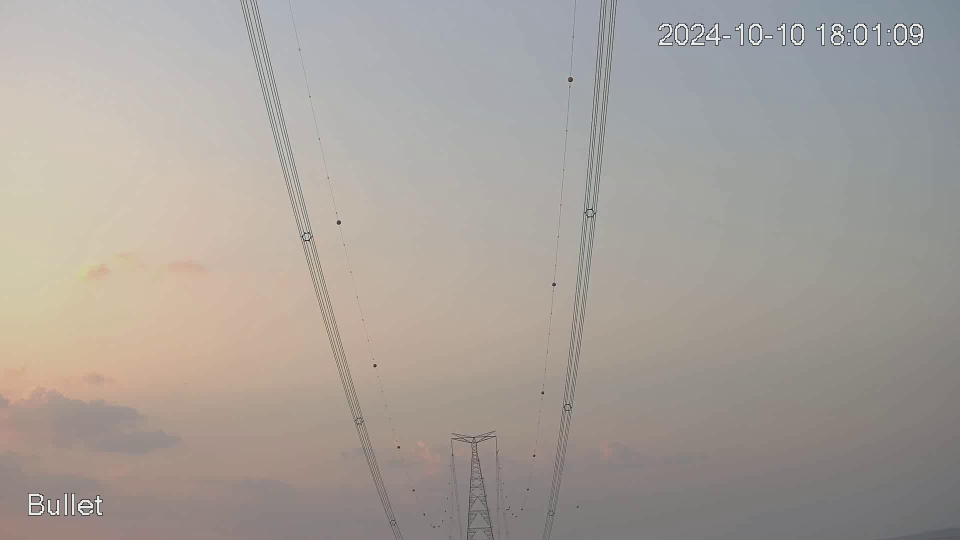
#> input picture foto3.jpg, 1920 x 1080 px, found by its file name (shown at 1/2 size)
$ jupyter execute --allow-errors calculate_balls_distance_draft.ipynb
#> lines starting #> are read from the running program, lines starting #| are printed output that depends on the picture; after the words box and inside, x2 and y2 are one past the last pixel; in counts of white or black regions, pixels touching at a corner belong together
[cell 1]
import cv2
import numpy as np
import time
import matplotlib.pyplot as plt

[cell 2]
# Parametros
filename = "foto3.jpg"

real_height = 400   # mm
image_height = 1080 # pixels
sensor_height = 5.4 # mm
focal_length = 18   # mm

def calculate_distance(radius):
    # https://photo.stackexchange.com/questions/12434/how-do-i-calculate-the-distance-of-an-object-in-a-photo
    dem = focal_length * real_height * image_height
    num = sensor_height * 2*radius

    distance_meters = dem/num/1000

    return distance_meters # meters

Faz o pre processamento da imagem para colocar nas funções de detecção de circulos

[cell 3]
# Read image.
img = cv2.imread(filename, cv2.IMREAD_COLOR)
#> img is the input picture: shape (1080, 1920, 3); mean B, G, R 154.1, 160, 166.5

def blur_image(img, kernel=3,ERO=False,DIL=False,kernel2=3):
    # blur image, and maybe Erode and Dilate

    # Convert to grayscale.
#> called with kernel = 3, ERO = False, DIL = False, kernel2 = 3
    if len(img.shape) > 2:
        img = cv2.cvtColor(img, cv2.COLOR_BGR2GRAY)
#> img: shape (1080, 1920)

    # Blur using kernel.
    gray_blurred = cv2.blur(img, (kernel, kernel))

    # gray_blurred = cv2.medianBlur(gray, 3)


    if ERO:
        ero = cv2.erode(gray_blurred, np.ones((kernel2 ,kernel2)))
        gray_blurred = ero
    if DIL:
        dil = cv2.dilate(gray_blurred, np.ones((kernel2,kernel2)))
        gray_blurred = dil

    return gray_blurred

processed_img = blur_image(img,kernel=3)

cv2.imshow('teste',processed_img)
plt.show()
cv2.waitKey()
cv2.destroyAllWindows()

[cell 4]
# TENTANDO VIA FILTRO DE COR
# Chutei uma cor para filtrar em uma imagem especifica. Foi o que deu mais resultado até agora.

img = cv2.imread(filename, cv2.IMREAD_COLOR)


lower_blue = np.array([0, 0, 0])
upper_blue = np.array([255, 255, 150])

img = cv2.blur(img, (3, 3))
#> img: shape (1080, 1920, 3)
processed_img = img

ero = cv2.erode(img, np.ones((5, 5)))
processed_img = ero

dil = cv2.dilate(processed_img, np.ones((3,3)))
processed_img = dil


# preparing the mask to overlay
mask = cv2.inRange(processed_img, lower_blue, upper_blue)
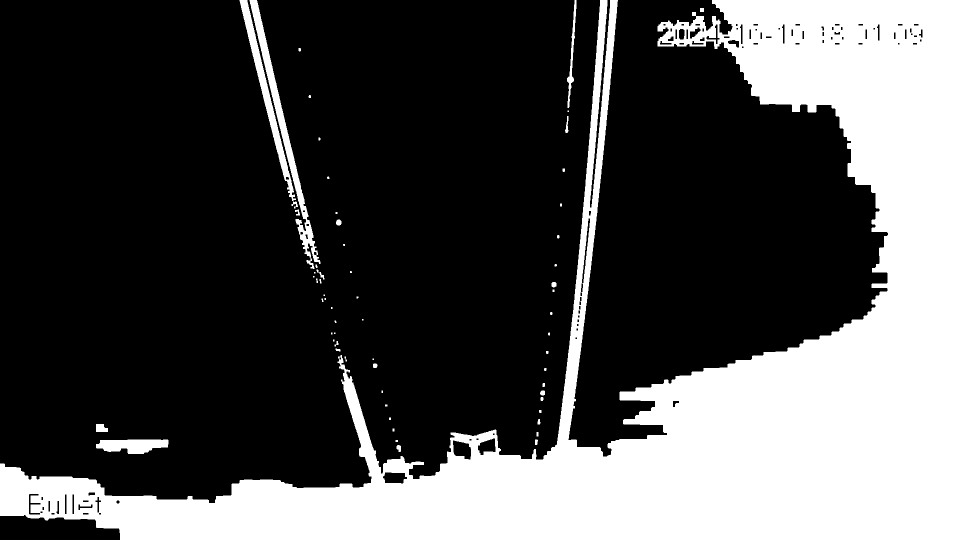
#> mask: shape (1080, 1920) (shown at 1/2 size); 30.7% white; 62 white regions (17 under 20 px), largest, box (x1, y1, x2, y2) and area: (0, 0, 1920, 1080) 617759, (499, 0, 641, 538) 7777, (479, 0, 596, 417) 5579

result = cv2.bitwise_and(processed_img,processed_img,mask = mask)
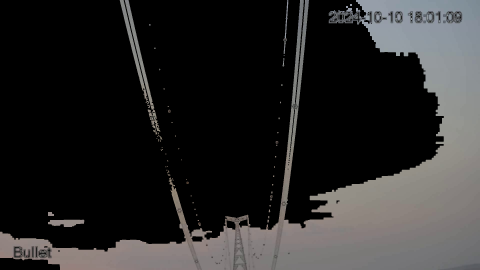
#> result: shape (1080, 1920, 3) (shown at 1/4 size); mean B, G, R 40.5, 40.8, 41.5
processed_img = cv2.cvtColor(result, cv2.COLOR_BGR2GRAY)


# [14 lines of commented-out code are left out]

cv2.imshow("filtro",result)
plt.show()
cv2.waitKey()
cv2.destroyAllWindows()

[cell 5]
# Apply Hough transform
detected_circles = cv2.HoughCircles(processed_img,
                   cv2.HOUGH_GRADIENT, 2, 50, param1 = 50, # param1 = 50, param2= 10
                    param2 = 10, minRadius = 2, maxRadius =8)
#> detected_circles = 109 rows, first 8: [1603, 53, 6.8], [1141, 159, 6.8], [1713, 83, 6.8], [677, 445, 6], [171, 1021, 6.8], [945, 1065, 6.8], [119, 1029, 6.8], [1503, 83, 6.8]

# print(len(detected_circles))
# Draw circles that are detected.
if detected_circles is not None:

    # Convert the circle parameters a, b and r to integers.
    # print(detected_circles)
    # detected_circles = np.uint16(np.around(detected_circles))

    for pt in detected_circles[0, :]:
        a, b, r = pt[0], pt[1], pt[2]
        a, b, r = np.uint16((a,b,r))

        # Draw the circumference of the circle.
        cv2.circle(img, (a, b), r, (0, 255, 0), 1)
        cv2.circle(processed_img, (a, b), r, (0, 255, 0), 1)

        text = str( round(calculate_distance(pt[2])) )

        # cv2.putText(processed_img,text,(a,b),fontFace=1,fontScale=1,color=255)
        cv2.putText(img,text,(a,b),fontFace=1,fontScale=1,color=255)
#> this loop made 109 passes
#> (pt, a, b, r, num in calculate_distance, distance_meters in calculate_distance, text) on passes 1, 2, 3, 5, 6, 7, 8, 9: ([1603, 53, 6.8], 1603, 53, 6, 73.44, 105.9, '106'), ([1141, 159, 6.8], 1141, 159, 6, 73.44, 105.9, '106'), ([1713, 83, 6.8], 1713, 83, 6, 73.44, 105.9, '106'), ([171, 1021, 6.8], 171, 1021, 6, 73.44, 105.9, '106'), ([945, 1065, 6.8], 945, 1065, 6, 73.44, 105.9, '106'), ([119, 1029, 6.8], 119, 1029, 6, 73.44, 105.9, '106'), ([1503, 83, 6.8], 1503, 83, 6, 73.44, 105.9, '106'), ([1839, 53, 6.8], 1839, 53, 6, 73.44, 105.9, '106')
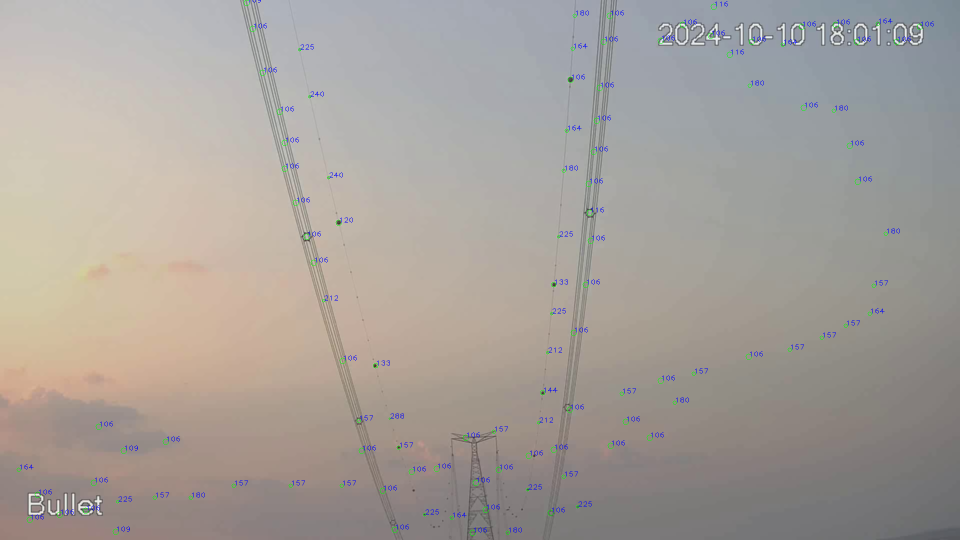
#> img: shape (1080, 1920, 3) (shown at 1/2 size); mean B, G, R 154.2, 159.7, 165.8
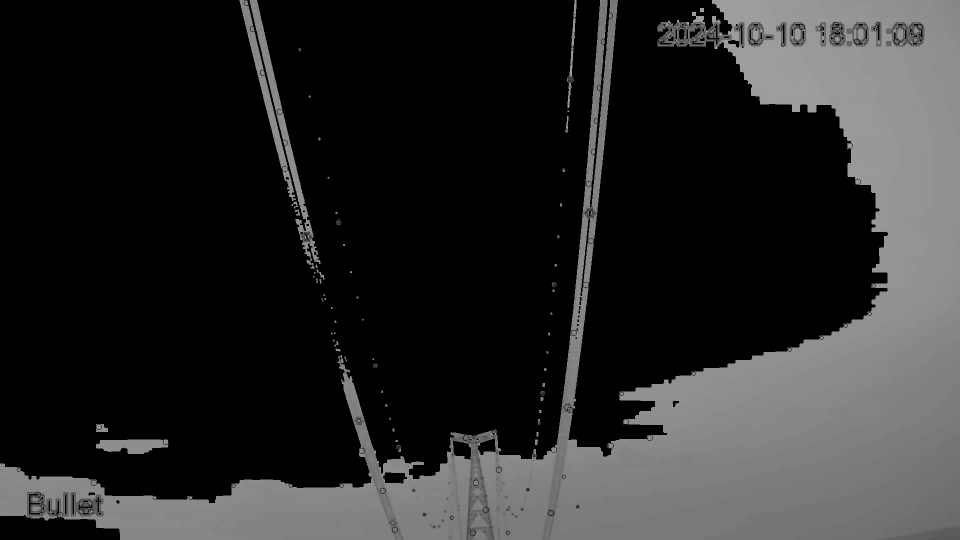
#> processed_img: shape (1080, 1920) (shown at 1/2 size); min 0, max 157, mean 40.9

cv2.imshow("Detected Circle", processed_img)
plt.show()
cv2.waitKey(0)
cv2.destroyAllWindows()


cv2.imshow("Detected Circle", img)
plt.show()
cv2.waitKey(0)
cv2.destroyAllWindows()

[cell 6]
# Salvar a figura
cv2.imwrite("circles_output_"+ filename, img)
#> Out = True

## Tentar selcionar por click
Deu muito certo essa tentativa não

A ideia era clicar nas bolas, para pegar as cores dela

[cell 7]
img = cv2.imread(filename, cv2.IMREAD_COLOR)

# [19 lines left out: function click_event, not called in this run]

pos_click = []
cv2.imshow('image',img)
plt.show()
cv2.setMouseCallback('image', click_event)

cv2.waitKey(0)
cv2.destroyAllWindows()

print(pos_click)

[cell 8]
# COLOR_BGR 2 RGB
def change_rgb(input):
    # return [input[1], input[2],input[0]]
    return [input[2], input[1],input[0]]

change_rgb([1,2,3])

[cell 9]
limiar = 20

colors = []
for i in range(len(pos_click)):
    # print(pos_click[i])
    colors.append(change_rgb(img[pos_click[i][1]][pos_click[i][0]] ))
#> after the loop, colors = []
    # print( img[pos_click[i][1]][pos_click[i][0]] )

colors_min_max = [colors + limiar*np.ones(np.shape(colors),dtype=int) , colors, colors - limiar*np.ones(np.shape(colors),dtype=int)]
#> colors_min_max = [empty array, [], empty array]
print(np.shape(colors_min_max))
#| (3, 0)
plt.imshow(colors_min_max)
plt.show()
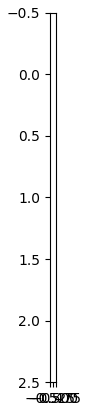
#> figure drawn by matplotlib, 1 panel
# print(np.shape(colors) )

[cell 10]
folga = 10


# [9 lines left out: function unions, not called in this run]

# unions(B_intervals)

# mask = cv2.inRange(processed_img, lower_thr, upper_thr)

def create_composite_mask(img,colors, folga=10):

#> called with folga = 10
    R_intervals = [(c[0]-folga,c[0]+folga) for c in colors]
#> R_intervals = []
    G_intervals = [(c[1]-folga,c[1]+folga) for c in colors]
#> G_intervals = []
    B_intervals = [(c[2]-folga,c[2]+folga) for c in colors]
#> B_intervals = []

    mask_R = np.zeros(img.shape[:2])
    mask_G = np.zeros(img.shape[:2])
    mask_B = np.zeros(img.shape[:2])
    for R in R_intervals:
        # print(R[0], R[1])
        mask_R = (mask_R + cv2.inRange(img,
                                     np.array([R[0],0,0]),
                                     np.array([R[1],255,255])
                                     )  # bitwise or
                )
#> this loop made 0 passes
#> mask_R: shape (1080, 1920) float64; every value is 0
    mask_R = mask_R.clip(0,255)
    for G in G_intervals:
        mask_G = (mask_G + cv2.inRange(img,
                                     np.array([0,G[0],0]),
                                     np.array([255,G[1],255])
                                     )  # bitwise or
                )
    mask_G = mask_G.clip(0,255)

    for B in B_intervals:
        mask_B = (mask_B + cv2.inRange(img,
                                     np.array([0,0,B[0]]),
                                     np.array([255,255,B[1]])
                                     )  # bitwise or
                )
    mask_B = mask_B.clip(0,255)

    # return mask_R,mask_G,mask_B
    return (np.multiply(mask_R,np.multiply(mask_B,mask_G) )/255/255).astype(np.uint8)
#> returned value: shape (1080, 1920); every value is 0

mask = create_composite_mask(img,colors, folga=10)

[cell 11]
np.shape(colors)[0]

# R, G, B
def calculate_color_threshold(colors,folga):
#> called with folga = 10
    R = [colors[i][0] for i in range(np.shape(colors)[0])]
#> R = []
    G = [colors[i][1] for i in range(np.shape(colors)[0])]
#> G = []
    B = [colors[i][2] for i in range(np.shape(colors)[0])]
#> B = []

    lower_thr = [min(R), min(G), min(B)] - folga*np.ones((1,3))
    upper_thr = [max(R), max(G), max(B)] + folga*np.ones((1,3))
    return lower_thr, upper_thr

#> (the rest of this cell did not finish here and is left out)

[cell 12]
def preprocess_img(filename,colors,folga = 10, show_graph = False):
    # TENTANDO VIA FILTRO DE COR
    img = cv2.imread(filename, cv2.IMREAD_COLOR)

    lower_thr, upper_thr = calculate_color_threshold(colors,folga)


    img = cv2.blur(img, (3, 3))
    processed_img = img

    ero = cv2.erode(img, np.ones((5, 5)))
    processed_img = ero

    dil = cv2.dilate(processed_img, np.ones((3,3)))
    processed_img = dil


    # preparing the mask to overlay
    # mask = cv2.inRange(processed_img, lower_thr, upper_thr)
    mask = create_composite_mask(processed_img, colors, folga)

    result = cv2.bitwise_and(processed_img,processed_img,mask = mask)
    processed_img = cv2.cvtColor(result, cv2.COLOR_BGR2GRAY)

    if show_graph:
        cv2.imshow("Imagem Filtrada de cor",result)
        plt.show()
        cv2.waitKey()
        cv2.destroyAllWindows()

    return processed_img


#> (the rest of this cell did not finish here and is left out)

[cell 13]
# Apply Hough transform
detected_circles = cv2.HoughCircles(processed_img,
                   cv2.HOUGH_GRADIENT, 2, 50, param1 = 50, # param1 = 50, param2= 10
               param2 = 10, minRadius = 1, maxRadius =8)
#> detected_circles = 112 rows, first 8: [997, 939, 6.2], [1141, 159, 6.8], [1199, 175, 6.8], [1193, 241, 6.8], [969, 1031, 6.8], [183, 991, 6.8], [1587, 83, 6.8], [1671, 87, 6.8]

r_folga = 10
new_detected_circles = [pt for pt in detected_circles[0, :] if any([(i[0]-pt[0])**2 + (i[1]-pt[1])**2 <= r + r_folga for i in pos_click])]
#> new_detected_circles = []

new_detected_circles

[cell 14]
# Apply Hough transform
detected_circles = cv2.HoughCircles(processed_img,
                   cv2.HOUGH_GRADIENT, 2, 50, param1 = 50, # param1 = 50, param2= 10
               param2 = 10, minRadius = 1, maxRadius =8)

r_folga = 10

# print(len(detected_circles))
# Draw circles that are detected.
if detected_circles is not None:

    # Convert the circle parameters a, b and r to integers.
    # print(detected_circles)
    # detected_circles = np.uint16(np.around(detected_circles))

    for pt in detected_circles[0, :]:
        a, b, r = pt[0], pt[1], pt[2]
        # (x-x0)^2 + (y-y0)^2 <= r
        if True:
            a, b, r = np.uint16((a,b,r))

            # Draw the circumference of the circle.
            cv2.circle(img, (a, b), r, (0, 255, 0), 1)
            cv2.circle(processed_img, (a, b), r, (0, 255, 0), 1)

            # Draw a small circle (of radius 1) to show the center.
            # cv2.circle(img, (a, b), 1, (0, 0, 255), 3)
            # cv2.imshow("Detected Circle", img)
            # time.sleep(1)
            text = str( round(calculate_distance(pt[2])) )
            # text = str( round(pt[2],1) )

            # print(text)
            # cv2.putText(gray_blurred,text,(a,b),fontFace=1,fontScale=1,color=255)
            cv2.putText(img,text,(a,b),fontFace=1,fontScale=1,color=255)
#> this loop made 112 passes
#> (pt, a, b, num in calculate_distance, distance_meters in calculate_distance, text) on passes 1 to 8: ([997, 939, 6.2], 997, 939, 66.96, 116.1, '116'), ([1141, 159, 6.8], 1141, 159, 73.44, 105.9, '106'), ([1199, 175, 6.8], 1199, 175, 73.44, 105.9, '106'), ([1193, 241, 6.8], 1193, 241, 73.44, 105.9, '106'), ([969, 1031, 6.8], 969, 1031, 73.44, 105.9, '106'), ([183, 991, 6.8], 183, 991, 73.44, 105.9, '106'), ([1587, 83, 6.8], 1587, 83, 73.44, 105.9, '106'), ([1671, 87, 6.8], 1671, 87, 73.44, 105.9, '106')
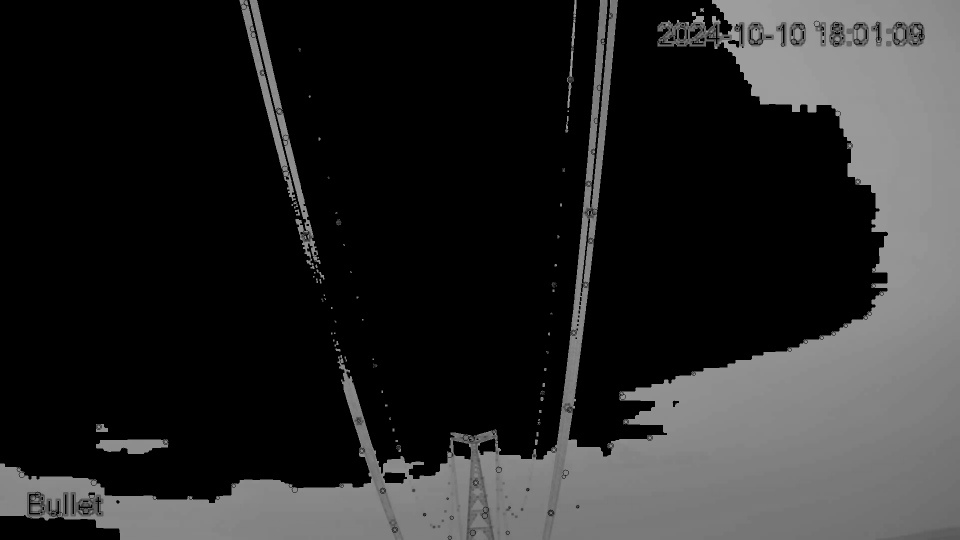
#> processed_img: shape (1080, 1920) (shown at 1/2 size); 0.08% of pixels changed, all inside (x1, y1, x2, y2) = (37, 7, 1850, 1080)

cv2.imshow("Detected Circle", processed_img)
plt.show()
cv2.waitKey(0)
cv2.destroyAllWindows()


cv2.imshow("Detected Circle", img)
plt.show()
cv2.waitKey(0)
cv2.destroyAllWindows()

## Testes anteriores

[cell 15]
# Read image.
img = cv2.imread(filename, cv2.IMREAD_COLOR)
# print(img)
# img = result


# Convert to grayscale.
gray = cv2.cvtColor(img, cv2.COLOR_BGR2GRAY)
# gray = cv2.cvtColor(img, 83)


# Blur using 3 * 3 kernel.
processed_img = cv2.blur(gray, (3, 3))


# # # Adaptive thresholding to handle varying lighting and shadows
# adaptive_thresh = cv2.adaptiveThreshold(
#     gray_blurred, 255, cv2.ADAPTIVE_THRESH_GAUSSIAN_C, cv2.THRESH_BINARY, 11, 1
# )
# gray_blurred = adaptive_thresh

# Use morphological closing to fill gaps caused by shadows
kernel = np.ones((3, 3), np.uint8)
closed = cv2.morphologyEx(processed_img, cv2.MORPH_CLOSE, kernel)
processed_img = closed

canny = cv2.Canny(processed_img,50,10)
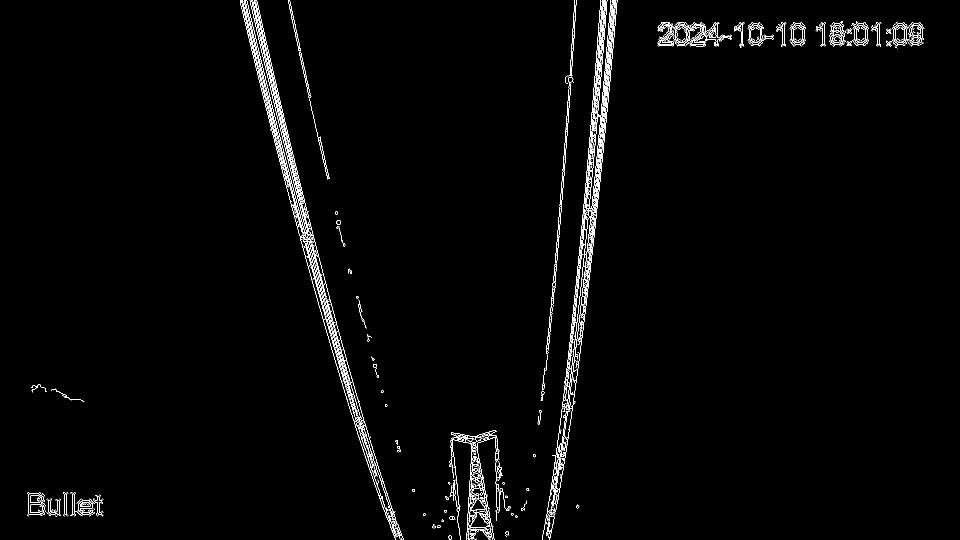
#> canny: shape (1080, 1920) (shown at 1/2 size); 1.6% white in thin lines or dots

cv2.imshow('teste',processed_img)
plt.show()
cv2.waitKey()
cv2.destroyAllWindows()

[cell 16]
canny = cv2.Canny(processed_img,50,10)

cv2.imshow('teste',canny)
plt.show()
cv2.waitKey()
cv2.destroyAllWindows()

[cell 17]
cv2.destroyAllWindows()

# Calculo por matematica

[cell 18]
altura_torre = 115360 + 9640
altura_camera = 12000 + 4360 + 12000 + 2500
metade_horizontal = 14300
offset_horizontal = 0
camera_horizontal = metade_horizontal - offset_horizontal

tamanho_vao = 824 ## verificar
tamanho_cabo = 1200 ## verificar

ratio = tamanho_cabo/tamanho_vao

[cell 19]
altura_camera/altura_torre

[cell 20]
from sympy.functions.elementary.hyperbolic import cosh, sinh

def catenary(x, a,b,c):
    return c + a*cosh((x-b)/a)

[cell 21]
catenary(1,1,0,0)

[cell 22]
from sympy import Symbol, nsolve, sqrt
import random

argA = Symbol('a')
argB = Symbol('b')
argC = Symbol('c')

x1 = 0
y1 = 1000
x2 = tamanho_vao
y2 = y1

ratio = 1.5

#> (the rest of this cell did not finish here and is left out)


# Depth Anything V2

[cell 23]
import cv2
import torch
import numpy as np
# from Depth-Anything-V2.depth_anything_v2.dpt import DepthAnythingV2
import importlib
dpt = importlib.import_module("Depth-Anything-V2.depth_anything_v2.dpt")
DepthAnythingV2 = dpt.DepthAnythingV2

util_transform = importlib.import_module("Depth-Anything-V2.depth_anything_v2.util.transform")

filename='foto3.jpg'
torch.cuda.is_available()
#> (this line was passed over: torch is not available in this run)

[cell 24]
import math

# [19 lines left out: function filter_detection, not called in this run]

Crop the image, so its size is multiple of 14

[cell 25]
# https://github.com/DepthAnything/Depth-Anything-V2?tab=readme-ov-file
torch.cuda.empty_cache()
#> (this line was passed over: torch is not available in this run)
print("Memory allocated", torch.cuda.memory_allocated()/1024/1024/1024,"Gb")
#> (this line was passed over: torch is not available in this run)

#> (the rest of this cell did not finish here and is left out)

#> (a cell that did not finish here is left out)

#> (a cell that did not finish here is left out)

[cell 28]
import matplotlib.pyplot as plt

[cell 29]
# [25 lines left out: function check_depth_in_a_circle, not called in this run]

#> (the rest of this cell did not finish here and is left out)

[cell 30]
# TENTANDO VIA FILTRO DE COR
# Chutei uma cor para filtrar em uma imagem especifica. Foi o que deu mais resultado até agora.

raw_image = cv2.imread(filename)
a,b,_ = raw_image.shape
np.floor(a/14)*14
np.floor(b/14)*14
raw_image = raw_image[:int(np.floor(a/14)*14),:int(np.floor(b/14)*14),:]


# preparing the mask to overlay
mask = cv2.inRange(raw_image, lower_blue, upper_blue)
#> mask: shape (1078, 1918); 28.6% white; 355 white regions (320 under 20 px), largest, box (x1, y1, x2, y2) and area: (0, 0, 1918, 1078) 581214, (192, 880, 336, 907) 2854, (501, 0, 615, 464) 787
result = cv2.bitwise_and(raw_image,raw_image,mask = mask)
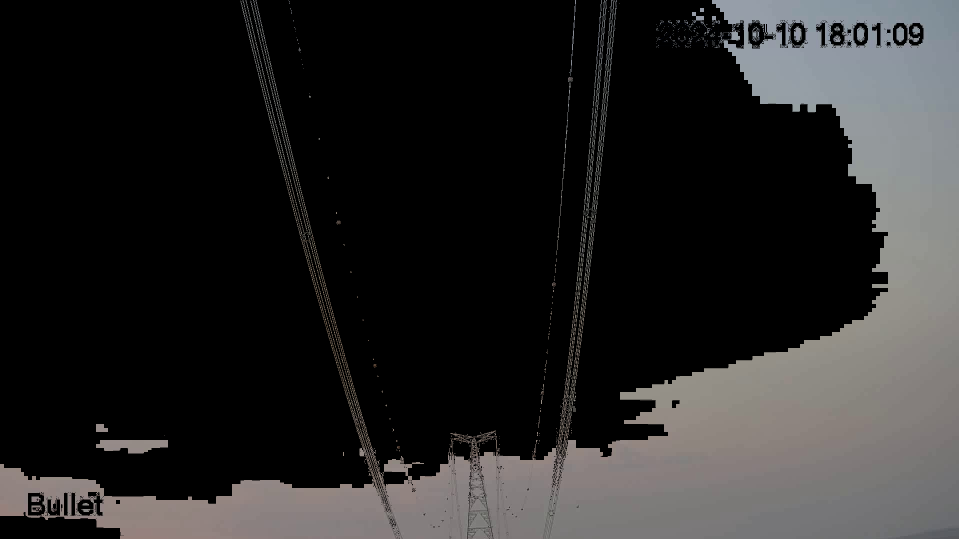
#> result: shape (1078, 1918, 3) (shown at 1/2 size); mean B, G, R 37.7, 37.9, 38.6
processed_img = cv2.cvtColor(result, cv2.COLOR_BGR2GRAY)
#> processed_img: shape (1078, 1918)


lower_blue = np.array([0, 0, 0])
upper_blue = np.array([255, 255, 150])

img = cv2.blur(raw_image, (3, 3))
#> img: shape (1078, 1918, 3)
processed_img = img

ero = cv2.erode(img, np.ones((5, 5)))
#> ero: shape (1078, 1918, 3)
processed_img = ero

dil = cv2.dilate(processed_img, np.ones((3,3)))
#> dil: shape (1078, 1918, 3)
processed_img = dil


# [20 lines of commented-out code are left out]

cv2.imshow("filtro",processed_img)
plt.show()
cv2.waitKey()
cv2.destroyAllWindows()

#> (a cell that did not finish here is left out)

[cell 32]
# [25 lines left out: function check_depth_in_circles, not called in this run]


#> (the rest of this cell did not finish here and is left out)

[cell 33]
import math

# [19 lines left out: function filter_detection, not called in this run]

# Using COCO anottations (manual labor)

[cell 34]
from pycocotools.coco import COCO
import numpy as np
import skimage.io as io
import matplotlib.pyplot as plt
import pylab

dataDir='./DATASET/balls_distance_test'
# dataType='val2017'
annFile='{}/result.json'.format(dataDir)

image_id = 1


# initialize COCO api for instance annotations
#> (the rest of this cell did not finish here and is left out)

[cell 35]
# https://github.com/DepthAnything/Depth-Anything-V2?tab=readme-ov-file
torch.cuda.empty_cache()
#> (this line was passed over: torch is not available in this run)
print("Memory allocated", torch.cuda.memory_allocated()/1024/1024/1024,"Gb")
#> (this line was passed over: torch is not available in this run)
